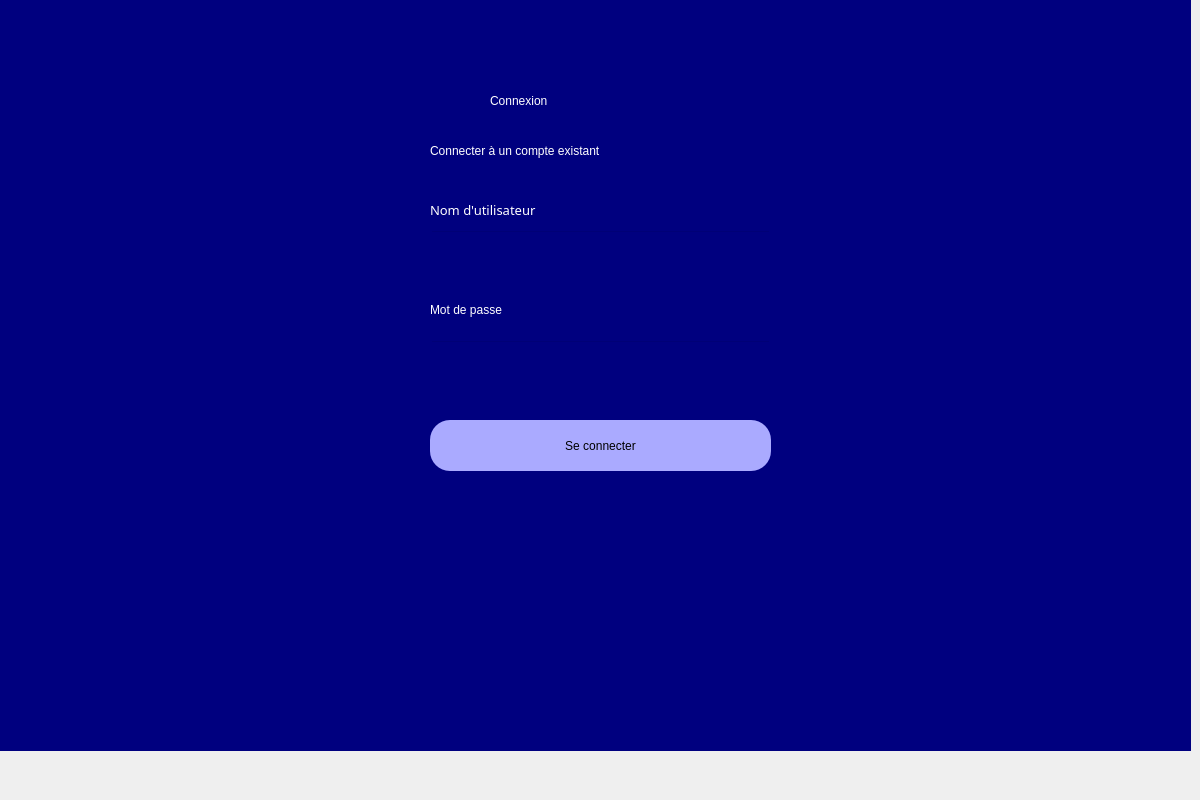
<?xml version="1.0" encoding="UTF-8"?>
<ui version="4.0">
 <class>Dialog</class>
 <widget class="QDialog" name="Dialog">
  <property name="geometry">
   <rect>
    <x>0</x>
    <y>0</y>
    <width>1200</width>
    <height>800</height>
   </rect>
  </property>
  <property name="windowTitle">
   <string>Dialog</string>
  </property>
  <widget class="QWidget" name="bgwidget" native="true">
   <property name="geometry">
    <rect>
     <x>-10</x>
     <y>-50</y>
     <width>1201</width>
     <height>801</height>
    </rect>
   </property>
   <property name="styleSheet">
    <string notr="true">QWidget#bgwidget{
background-color:qlineargradient(spread:pad, x1:0.091, y1:0.101636, x2:0.991379, y2:0.977, stop:0 rgb(0, 0, 127), stop:1 rgb(0, 0, 127));}</string>
   </property>
   <widget class="QLabel" name="label">
    <property name="geometry">
     <rect>
      <x>500</x>
      <y>130</y>
      <width>241</width>
      <height>41</height>
     </rect>
    </property>
    <property name="styleSheet">
     <string notr="true">font: 28pt &quot;Rockwell&quot;; color:rgb(255, 255, 255);</string>
    </property>
    <property name="text">
     <string>Connexion</string>
    </property>
   </widget>
   <widget class="QLabel" name="label_2">
    <property name="geometry">
     <rect>
      <x>440</x>
      <y>180</y>
      <width>391</width>
      <height>41</height>
     </rect>
    </property>
    <property name="styleSheet">
     <string notr="true">font: 16pt &quot;Rockwell&quot;;color:rgb(255, 255, 255)</string>
    </property>
    <property name="text">
     <string>Connecter à un compte existant</string>
    </property>
   </widget>
   <widget class="QPushButton" name="login">
    <property name="geometry">
     <rect>
      <x>440</x>
      <y>470</y>
      <width>341</width>
      <height>51</height>
     </rect>
    </property>
    <property name="styleSheet">
     <string notr="true">border-radius:20px;
background-color: rgb(170, 170, 255);
font: 14pt &quot;Rockwell&quot;;</string>
    </property>
    <property name="text">
     <string>Se connecter</string>
    </property>
   </widget>
   <widget class="QLineEdit" name="emailfield">
    <property name="geometry">
     <rect>
      <x>440</x>
      <y>280</y>
      <width>341</width>
      <height>51</height>
     </rect>
    </property>
    <property name="styleSheet">
     <string notr="true">background-color:rgba(0,0,0,0);
font: 12pt &quot;MS Shell Dlg 2&quot;;</string>
    </property>
   </widget>
   <widget class="QLineEdit" name="passwordfield">
    <property name="geometry">
     <rect>
      <x>440</x>
      <y>390</y>
      <width>341</width>
      <height>51</height>
     </rect>
    </property>
    <property name="styleSheet">
     <string notr="true">background-color:rgba(0,0,0,0);
font: 12pt &quot;MS Shell Dlg 2&quot;;</string>
    </property>
   </widget>
   <widget class="QLabel" name="label_3">
    <property name="geometry">
     <rect>
      <x>440</x>
      <y>250</y>
      <width>111</width>
      <height>20</height>
     </rect>
    </property>
    <property name="font">
     <font>
      <family>Rockwell</family>
      <pointsize>10</pointsize>
      <weight>50</weight>
      <italic>false</italic>
      <bold>false</bold>
     </font>
    </property>
    <property name="styleSheet">
     <string notr="true">font: 10pt &quot;Rockwell&quot;;
color:rgb(255, 255, 255)</string>
    </property>
    <property name="text">
     <string>Nom d'utilisateur</string>
    </property>
   </widget>
   <widget class="QLabel" name="label_4">
    <property name="geometry">
     <rect>
      <x>440</x>
      <y>350</y>
      <width>81</width>
      <height>20</height>
     </rect>
    </property>
    <property name="styleSheet">
     <string notr="true">font: 10pt &quot;Rockwell&quot;;
color:rgb(255, 255, 255);</string>
    </property>
    <property name="text">
     <string>Mot de passe</string>
    </property>
   </widget>
   <widget class="QLabel" name="error">
    <property name="geometry">
     <rect>
      <x>440</x>
      <y>456</y>
      <width>341</width>
      <height>20</height>
     </rect>
    </property>
    <property name="styleSheet">
     <string notr="true">font: 12pt &quot;MS Shell Dlg 2&quot;; color:red;</string>
    </property>
    <property name="text">
     <string/>
    </property>
   </widget>
  </widget>
 </widget>
 <resources/>
 <connections/>
</ui>
